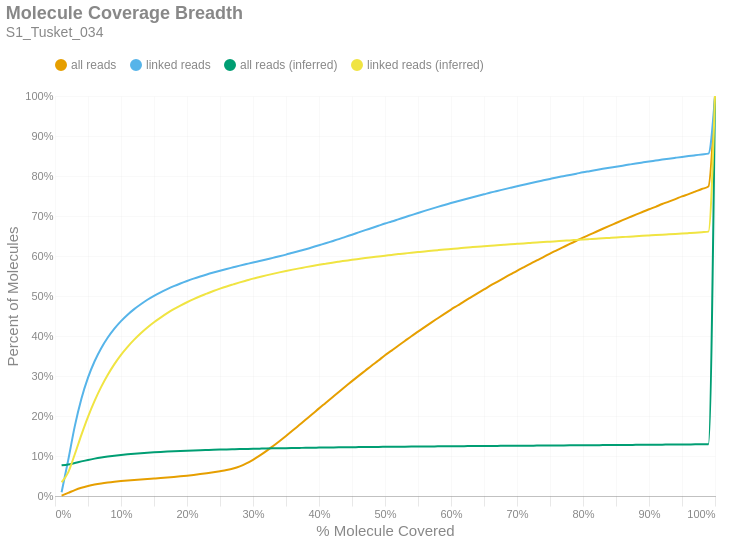

Notebook cell for this chart:
### Markdown cell above
### Molecule Read Coverage
This chart shows molecule coverage breadth as computed by the number of bases aligned to that molecule. In other words, "*how much of each unique long molecule is actually sequenced/aligned?*" Keep in mind there is a distinction between sequences and alignments, since some sequences belonging to a particular molecule may not align well and wouldn't appear in the alignment data. This chart also shows molecule coverage breadth as computed by the *inferred fragment* from which the aligned sequences originate. Unlike read coverage, this calculation takes into account the total insert size, including unsequenced gaps between the forward and reverse reads. Like the previous figures, these are cumulative percents.

### Code cell
if SKIPLR:
    print_html(f"Skipped")
else:
    binned_df = consolidated_hist(valids['coverage_bp'], mask, 0.01, True)
    binned_df_inf = consolidated_hist(valids['coverage_inserts'], mask, 0.01, True)
    binned_df = binned_df.with_columns(pl.lit(binned_df_inf['all reads (cumsum)']).alias('all reads (inferred)'))
    binned_df = binned_df.with_columns(pl.lit(binned_df_inf['linked reads (cumsum)']).alias('linked reads (inferred)'))
    binned_df = binned_df.with_columns(
        (pl.col('bin').cast(pl.Float64) + 0.01).alias('right_edge')
    )

    with SafeRender(binned_df):
        (
            density_plot(binned_df, 'Molecule Coverage Breadth', samplename, 'molcov', ['all reads (inferred)','linked reads (inferred)'])
            .encode(
                #x=alt.X('bin:Q', title="% Molecule Covered").axis(format = '%').scale(padding=0),
                x=alt.X('right_edge:Q', title="% Molecule Covered").axis(format='%').scale(padding=0),
                y=alt.Y('value:Q', title='Percent of Molecules')
                    .axis(format='%')
                    .stack(False)
                    .scale(domainMin=0, padding=0),
                color=alt.Color("key:N").scale(domain = ["all reads", "linked reads", "all reads (inferred)", "linked reads (inferred)"]),
                tooltip = [
                    alt.Tooltip("key:N", title = "Data Type"),
                    alt.Tooltip("range_label:N", title="% Molecule Covered"),
                    alt.Tooltip("value:Q", format = ".2%", title="% Molecules")
                ]
            )
        ).display()

### Figure 1 — Vega-Lite specification as saved in the notebook (floating-point values rounded to 4 significant figures)
{"width": "container", "height": 400, "config": {"title": {"anchor": "start", "dy": -15, "fontSize": 18, "color": "#888888", "subtitleColor": "#888888", "subtitleFontSize": 14}, "arc": {"fill": "#0072B2"}, "axis": {"domainColor": "#888888", "domainWidth": 0.5, "gridWidth": 0.2, "grid": false, "titleFontWeight": 400, "titleFontSize": 15, "labelFontSize": 11, "labelColor": "#888888", "tickColor": "#888888", "tickWidth": 0.2, "titleColor": "#888888"}, "axisBand": {"grid": false}, "axisX": {"grid": true, "tickSize": 10, "domainCap": "round"}, "axisY": {"domain": false, "grid": true, "tickSize": 0, "domainCap": "round"}, "background": "transparent", "header": {"labelFontSize": 15, "labelColor": "#888888", "titleFontSize": 15, "titleFontWeight": 600, "titleColor": "#888888"}, "legend": {"labelFont": "sans-serif", "labelFontSize": 12, "labelColor": "#888888", "symbolSize": 100, "symbolType": "circle", "titleFontSize": 12, "titlePadding": 10, "titleColor": "#888888", "title": null, "orient": "top"}, "range": {"category": ["#E69F00", "#56B4E9", "#009E73", "#F0E442", "#0072B2", "#D55E00", "#CC79A7", "#000000"], "diverging": ["#cfe8f3", "#a2d4ec", "#73bfe2", "#46abdb", "#1696d2", "#12719e"]}, "area": {"fill": "#0072B2", "fillOpacity": 0.7, "line": true, "strokeOpacity": 0.7}, "line": {"color": "#0072B2", "stroke": "#0072B2", "strokeWidth": 2}, "trail": {"color": "#0072B2", "stroke": "#0072B2", "strokeWidth": 0, "size": 1}, "point": {"filled": true, "fillOpacity": 1.0, "size": 95}, "text": {"color": "#888888", "fontSize": 11, "align": "right", "fontWeight": 400, "size": 11}, "bar": {"fill": "#0072B2", "stroke": null}, "view": {"stroke": null, "continuousWidth": 660, "continuousHeight": 400}}, "data": {"name": "data-f8611ea91abe77ecabd7da07868eea2e"}, "mark": {"type": "line", "interpolate": "monotone", "point": {"opacity": 0, "size": 275}}, "encoding": {"color": {"field": "key", "scale": {"domain": ["all reads", "linked reads", "all reads (inferred)", "linked reads (inferred)"]}, "type": "nominal"}, "tooltip": [{"field": "key", "title": "Data Type", "type": "nominal"}, {"field": "range_label", "title": "% Molecule Covered", "type": "nominal"}, {"field": "value", "format": ".2%", "title": "% Molecules", "type": "quantitative"}], "x": {"axis": {"format": "%"}, "field": "right_edge", "scale": {"padding": 0}, "title": "% Molecule Covered", "type": "quantitative"}, "y": {"axis": {"format": "%"}, "field": "value", "scale": {"domainMin": 0, "padding": 0}, "stack": false, "title": "Percent of Molecules", "type": "quantitative"}}, "params": [{"name": "param_c36ac31b6afebe62", "select": {"type": "point", "fields": ["key"]}, "bind": "legend"}], "title": {"text": "Molecule Coverage Breadth", "subtitle": "S1_Tusket_034"}, "transform": [{"fold": ["all reads (cumsum)", "linked reads (cumsum)", "all reads (inferred)", "linked reads (inferred)"]}, {"calculate": "replace(datum.key, ' (cumsum)', '')", "as": "key"}, {"filter": {"param": "param_c36ac31b6afebe62"}}], "usermeta": {"embedOptions": {"downloadFileName": "S1_Tusket_034.molcov"}}, "$schema": "https://vega.github.io/schema/vega-lite/v6.1.0.json", "datasets": {"data-f8611ea91abe77ecabd7da07868eea2e": [{"bin": "0.0", "interval": "0.0-0.01", "all reads": 0.0009849, "linked reads": 0.00934, "all reads (cumsum)": 0.0009849, "linked reads (cumsum)": 0.00934, "range_label": "0.0-0.01", "all reads (inferred)": 0.07659, "linked reads (inferred)": 0.03435, "right_edge": 0.01}, {"bin": "0.01", "interval": "0.01-0.02", "all reads": 0.006773, "linked reads": 0.08029, "all reads (cumsum)": 0.007758, "linked reads (cumsum)": 0.08963, "range_label": "0.01-0.02", "all reads (inferred)": 0.07877, "linked reads (inferred)": 0.05901, "right_edge": 0.02}, {"bin": "0.02", "interval": "0.02-0.03", "all reads": 0.007058, "linked reads": 0.08505, "all reads (cumsum)": 0.01482, "linked reads (cumsum)": 0.1747, "range_label": "0.02-0.03", "all reads (inferred)": 0.08253, "linked reads (inferred)": 0.1044, "right_edge": 0.03}, {"bin": "0.03", "interval": "0.03-0.04", "all reads": 0.005783, "linked reads": 0.06865, "all reads (cumsum)": 0.0206, "linked reads (cumsum)": 0.2433, "range_label": "0.03-0.04", "all reads (inferred)": 0.0865, "linked reads (inferred)": 0.1529, "right_edge": 0.04}, {"bin": "0.04", "interval": "0.04-0.05", "all reads": 0.004435, "linked reads": 0.05275, "all reads (cumsum)": 0.02503, "linked reads (cumsum)": 0.2961, "range_label": "0.04-0.05", "all reads (inferred)": 0.09019, "linked reads (inferred)": 0.198, "right_edge": 0.05}, {"bin": "0.05", "interval": "0.05-0.06", "all reads": 0.00348, "linked reads": 0.04087, "all reads (cumsum)": 0.02851, "linked reads (cumsum)": 0.337, "range_label": "0.05-0.06", "all reads (inferred)": 0.09342, "linked reads (inferred)": 0.2379, "right_edge": 0.06}, {"bin": "0.06", "interval": "0.06-0.07", "all reads": 0.002795, "linked reads": 0.03263, "all reads (cumsum)": 0.03131, "linked reads (cumsum)": 0.3696, "range_label": "0.06-0.07", "all reads (inferred)": 0.09624, "linked reads (inferred)": 0.2728, "right_edge": 0.07}, {"bin": "0.07", "interval": "0.07-0.08", "all reads": 0.002285, "linked reads": 0.02659, "all reads (cumsum)": 0.0336, "linked reads (cumsum)": 0.3962, "range_label": "0.07-0.08", "all reads (inferred)": 0.09869, "linked reads (inferred)": 0.3031, "right_edge": 0.08}, {"bin": "0.08", "interval": "0.08-0.09", "all reads": 0.001956, "linked reads": 0.02224, "all reads (cumsum)": 0.03555, "linked reads (cumsum)": 0.4184, "range_label": "0.08-0.09", "all reads (inferred)": 0.1008, "linked reads (inferred)": 0.3298, "right_edge": 0.09}, {"bin": "0.09", "interval": "0.09-0.1", "all reads": 0.001711, "linked reads": 0.01879, "all reads (cumsum)": 0.03726, "linked reads (cumsum)": 0.4372, "range_label": "0.09-0.1", "all reads (inferred)": 0.1027, "linked reads (inferred)": 0.353, "right_edge": 0.1}, {"bin": "0.1", "interval": "0.1-0.11", "all reads": 0.001511, "linked reads": 0.0161, "all reads (cumsum)": 0.03877, "linked reads (cumsum)": 0.4533, "range_label": "0.1-0.11", "all reads (inferred)": 0.1043, "linked reads (inferred)": 0.373, "right_edge": 0.11}, {"bin": "0.11", "interval": "0.11-0.12", "all reads": 0.001361, "linked reads": 0.0139, "all reads (cumsum)": 0.04013, "linked reads (cumsum)": 0.4672, "range_label": "0.11-0.12", "all reads (inferred)": 0.1058, "linked reads (inferred)": 0.391, "right_edge": 0.12}, {"bin": "0.12", "interval": "0.12-0.13", "all reads": 0.001241, "linked reads": 0.01217, "all reads (cumsum)": 0.04138, "linked reads (cumsum)": 0.4794, "range_label": "0.12-0.13", "all reads (inferred)": 0.1071, "linked reads (inferred)": 0.407, "right_edge": 0.13}, {"bin": "0.13", "interval": "0.13-0.14", "all reads": 0.001186, "linked reads": 0.01117, "all reads (cumsum)": 0.04256, "linked reads (cumsum)": 0.4906, "range_label": "0.13-0.14", "all reads (inferred)": 0.1082, "linked reads (inferred)": 0.4213, "right_edge": 0.14}, {"bin": "0.14", "interval": "0.14-0.15", "all reads": 0.001142, "linked reads": 0.009757, "all reads (cumsum)": 0.0437, "linked reads (cumsum)": 0.5003, "range_label": "0.14-0.15", "all reads (inferred)": 0.1093, "linked reads (inferred)": 0.4344, "right_edge": 0.15}, {"bin": "0.15", "interval": "0.15-0.16", "all reads": 0.001172, "linked reads": 0.008821, "all reads (cumsum)": 0.04488, "linked reads (cumsum)": 0.5091, "range_label": "0.15-0.16", "all reads (inferred)": 0.1102, "linked reads (inferred)": 0.446, "right_edge": 0.16}, {"bin": "0.16", "interval": "0.16-0.17", "all reads": 0.00128, "linked reads": 0.007983, "all reads (cumsum)": 0.04616, "linked reads (cumsum)": 0.5171, "range_label": "0.16-0.17", "all reads (inferred)": 0.1111, "linked reads (inferred)": 0.457, "right_edge": 0.17}, {"bin": "0.17", "interval": "0.17-0.18", "all reads": 0.001446, "linked reads": 0.007478, "all reads (cumsum)": 0.0476, "linked reads (cumsum)": 0.5246, "range_label": "0.17-0.18", "all reads (inferred)": 0.1119, "linked reads (inferred)": 0.4671, "right_edge": 0.18}, {"bin": "0.18", "interval": "0.18-0.19", "all reads": 0.001568, "linked reads": 0.00675, "all reads (cumsum)": 0.04917, "linked reads (cumsum)": 0.5313, "range_label": "0.18-0.19", "all reads (inferred)": 0.1126, "linked reads (inferred)": 0.476, "right_edge": 0.19}, {"bin": "0.19", "interval": "0.19-0.2", "all reads": 0.001724, "linked reads": 0.006192, "all reads (cumsum)": 0.05089, "linked reads (cumsum)": 0.5375, "range_label": "0.19-0.2", "all reads (inferred)": 0.1133, "linked reads (inferred)": 0.4843, "right_edge": 0.2}, {"bin": "0.2", "interval": "0.2-0.21", "all reads": 0.001837, "linked reads": 0.005862, "all reads (cumsum)": 0.05273, "linked reads (cumsum)": 0.5434, "range_label": "0.2-0.21", "all reads (inferred)": 0.1139, "linked reads (inferred)": 0.4921, "right_edge": 0.21}, {"bin": "0.21", "interval": "0.21-0.22", "all reads": 0.00199, "linked reads": 0.0054, "all reads (cumsum)": 0.05472, "linked reads (cumsum)": 0.5488, "range_label": "0.21-0.22", "all reads (inferred)": 0.1145, "linked reads (inferred)": 0.4994, "right_edge": 0.22}, {"bin": "0.22", "interval": "0.22-0.23", "all reads": 0.00217, "linked reads": 0.00512, "all reads (cumsum)": 0.05689, "linked reads (cumsum)": 0.5539, "range_label": "0.22-0.23", "all reads (inferred)": 0.115, "linked reads (inferred)": 0.5059, "right_edge": 0.23}, {"bin": "0.23", "interval": "0.23-0.24", "all reads": 0.002369, "linked reads": 0.004783, "all reads (cumsum)": 0.05926, "linked reads (cumsum)": 0.5587, "range_label": "0.23-0.24", "all reads (inferred)": 0.1156, "linked reads (inferred)": 0.5124, "right_edge": 0.24}, {"bin": "0.24", "interval": "0.24-0.25", "all reads": 0.002628, "linked reads": 0.004596, "all reads (cumsum)": 0.06189, "linked reads (cumsum)": 0.5633, "range_label": "0.24-0.25", "all reads (inferred)": 0.1161, "linked reads (inferred)": 0.5184, "right_edge": 0.25}, {"bin": "0.25", "interval": "0.25-0.26", "all reads": 0.00293, "linked reads": 0.004368, "all reads (cumsum)": 0.06482, "linked reads (cumsum)": 0.5677, "range_label": "0.25-0.26", "all reads (inferred)": 0.1165, "linked reads (inferred)": 0.5239, "right_edge": 0.26}, {"bin": "0.26", "interval": "0.26-0.27", "all reads": 0.003826, "linked reads": 0.0041, "all reads (cumsum)": 0.06864, "linked reads (cumsum)": 0.5718, "range_label": "0.26-0.27", "all reads (inferred)": 0.1169, "linked reads (inferred)": 0.529, "right_edge": 0.27}, {"bin": "0.27", "interval": "0.27-0.28", "all reads": 0.005434, "linked reads": 0.004108, "all reads (cumsum)": 0.07408, "linked reads (cumsum)": 0.5759, "range_label": "0.27-0.28", "all reads (inferred)": 0.1173, "linked reads (inferred)": 0.534, "right_edge": 0.28}, {"bin": "0.28", "interval": "0.28-0.29", "all reads": 0.007448, "linked reads": 0.003938, "all reads (cumsum)": 0.08153, "linked reads (cumsum)": 0.5798, "range_label": "0.28-0.29", "all reads (inferred)": 0.1177, "linked reads (inferred)": 0.5387, "right_edge": 0.29}, {"bin": "0.29", "interval": "0.29-0.3", "all reads": 0.009009, "linked reads": 0.003921, "all reads (cumsum)": 0.09054, "linked reads (cumsum)": 0.5837, "range_label": "0.29-0.3", "all reads (inferred)": 0.1181, "linked reads (inferred)": 0.5434, "right_edge": 0.3}, {"bin": "0.3", "interval": "0.3-0.31", "all reads": 0.01022, "linked reads": 0.003796, "all reads (cumsum)": 0.1008, "linked reads (cumsum)": 0.5875, "range_label": "0.3-0.31", "all reads (inferred)": 0.1184, "linked reads (inferred)": 0.5474, "right_edge": 0.31}, {"bin": "0.31", "interval": "0.31-0.32", "all reads": 0.01134, "linked reads": 0.003883, "all reads (cumsum)": 0.1121, "linked reads (cumsum)": 0.5914, "range_label": "0.31-0.32", "all reads (inferred)": 0.1188, "linked reads (inferred)": 0.5515, "right_edge": 0.32}, {"bin": "0.32", "interval": "0.32-0.33", "all reads": 0.01222, "linked reads": 0.003959, "all reads (cumsum)": 0.1243, "linked reads (cumsum)": 0.5954, "range_label": "0.32-0.33", "all reads (inferred)": 0.1191, "linked reads (inferred)": 0.5554, "right_edge": 0.33}, {"bin": "0.33", "interval": "0.33-0.34", "all reads": 0.01264, "linked reads": 0.00395, "all reads (cumsum)": 0.137, "linked reads (cumsum)": 0.5993, "range_label": "0.33-0.34", "all reads (inferred)": 0.1194, "linked reads (inferred)": 0.5591, "right_edge": 0.34}, {"bin": "0.34", "interval": "0.34-0.35", "all reads": 0.0131, "linked reads": 0.00416, "all reads (cumsum)": 0.1501, "linked reads (cumsum)": 0.6035, "range_label": "0.34-0.35", "all reads (inferred)": 0.1197, "linked reads (inferred)": 0.5626, "right_edge": 0.35}, {"bin": "0.35", "interval": "0.35-0.36", "all reads": 0.01353, "linked reads": 0.004534, "all reads (cumsum)": 0.1636, "linked reads (cumsum)": 0.608, "range_label": "0.35-0.36", "all reads (inferred)": 0.1199, "linked reads (inferred)": 0.5659, "right_edge": 0.36}, {"bin": "0.36", "interval": "0.36-0.37", "all reads": 0.01377, "linked reads": 0.004378, "all reads (cumsum)": 0.1774, "linked reads (cumsum)": 0.6124, "range_label": "0.36-0.37", "all reads (inferred)": 0.1202, "linked reads (inferred)": 0.569, "right_edge": 0.37}, {"bin": "0.37", "interval": "0.37-0.38", "all reads": 0.01377, "linked reads": 0.00444, "all reads (cumsum)": 0.1911, "linked reads (cumsum)": 0.6168, "range_label": "0.37-0.38", "all reads (inferred)": 0.1205, "linked reads (inferred)": 0.5722, "right_edge": 0.38}, {"bin": "0.38", "interval": "0.38-0.39", "all reads": 0.01381, "linked reads": 0.005048, "all reads (cumsum)": 0.205, "linked reads (cumsum)": 0.6219, "range_label": "0.38-0.39", "all reads (inferred)": 0.1207, "linked reads (inferred)": 0.5752, "right_edge": 0.39}, {"bin": "0.39", "interval": "0.39-0.4", "all reads": 0.01415, "linked reads": 0.005048, "all reads (cumsum)": 0.2191, "linked reads (cumsum)": 0.6269, "range_label": "0.39-0.4", "all reads (inferred)": 0.1209, "linked reads (inferred)": 0.5779, "right_edge": 0.4}, {"bin": "0.4", "interval": "0.4-0.41", "all reads": 0.01362, "linked reads": 0.004897, "all reads (cumsum)": 0.2327, "linked reads (cumsum)": 0.6318, "range_label": "0.4-0.41", "all reads (inferred)": 0.1212, "linked reads (inferred)": 0.5807, "right_edge": 0.41}, {"bin": "0.41", "interval": "0.41-0.42", "all reads": 0.01373, "linked reads": 0.005218, "all reads (cumsum)": 0.2464, "linked reads (cumsum)": 0.637, "range_label": "0.41-0.42", "all reads (inferred)": 0.1214, "linked reads (inferred)": 0.5834, "right_edge": 0.42}, {"bin": "0.42", "interval": "0.42-0.43", "all reads": 0.01375, "linked reads": 0.005233, "all reads (cumsum)": 0.2602, "linked reads (cumsum)": 0.6423, "range_label": "0.42-0.43", "all reads (inferred)": 0.1216, "linked reads (inferred)": 0.5858, "right_edge": 0.43}, {"bin": "0.43", "interval": "0.43-0.44", "all reads": 0.01347, "linked reads": 0.005616, "all reads (cumsum)": 0.2737, "linked reads (cumsum)": 0.6479, "range_label": "0.43-0.44", "all reads (inferred)": 0.1218, "linked reads (inferred)": 0.5881, "right_edge": 0.44}, {"bin": "0.44", "interval": "0.44-0.45", "all reads": 0.0135, "linked reads": 0.005379, "all reads (cumsum)": 0.2872, "linked reads (cumsum)": 0.6533, "range_label": "0.44-0.45", "all reads (inferred)": 0.122, "linked reads (inferred)": 0.5905, "right_edge": 0.45}, {"bin": "0.45", "interval": "0.45-0.46", "all reads": 0.01318, "linked reads": 0.005663, "all reads (cumsum)": 0.3004, "linked reads (cumsum)": 0.6589, "range_label": "0.45-0.46", "all reads (inferred)": 0.1222, "linked reads (inferred)": 0.5927, "right_edge": 0.46}, {"bin": "0.46", "interval": "0.46-0.47", "all reads": 0.01297, "linked reads": 0.005623, "all reads (cumsum)": 0.3133, "linked reads (cumsum)": 0.6646, "range_label": "0.46-0.47", "all reads (inferred)": 0.1224, "linked reads (inferred)": 0.5948, "right_edge": 0.47}, {"bin": "0.47", "interval": "0.47-0.48", "all reads": 0.013, "linked reads": 0.005465, "all reads (cumsum)": 0.3263, "linked reads (cumsum)": 0.67, "range_label": "0.47-0.48", "all reads (inferred)": 0.1225, "linked reads (inferred)": 0.5969, "right_edge": 0.48}, {"bin": "0.48", "interval": "0.48-0.49", "all reads": 0.01226, "linked reads": 0.005529, "all reads (cumsum)": 0.3386, "linked reads (cumsum)": 0.6756, "range_label": "0.48-0.49", "all reads (inferred)": 0.1227, "linked reads (inferred)": 0.5988, "right_edge": 0.49}, {"bin": "0.49", "interval": "0.49-0.5", "all reads": 0.01344, "linked reads": 0.005699, "all reads (cumsum)": 0.352, "linked reads (cumsum)": 0.6813, "range_label": "0.49-0.5", "all reads (inferred)": 0.1229, "linked reads (inferred)": 0.6008, "right_edge": 0.5}, {"bin": "0.5", "interval": "0.5-0.51", "all reads": 0.01131, "linked reads": 0.005024, "all reads (cumsum)": 0.3633, "linked reads (cumsum)": 0.6863, "range_label": "0.5-0.51", "all reads (inferred)": 0.1231, "linked reads (inferred)": 0.6027, "right_edge": 0.51}, {"bin": "0.51", "interval": "0.51-0.52", "all reads": 0.01243, "linked reads": 0.005369, "all reads (cumsum)": 0.3758, "linked reads (cumsum)": 0.6916, "range_label": "0.51-0.52", "all reads (inferred)": 0.1232, "linked reads (inferred)": 0.6047, "right_edge": 0.52}, {"bin": "0.52", "interval": "0.52-0.53", "all reads": 0.01176, "linked reads": 0.005415, "all reads (cumsum)": 0.3875, "linked reads (cumsum)": 0.6971, "range_label": "0.52-0.53", "all reads (inferred)": 0.1234, "linked reads (inferred)": 0.6064, "right_edge": 0.53}, {"bin": "0.53", "interval": "0.53-0.54", "all reads": 0.01186, "linked reads": 0.005237, "all reads (cumsum)": 0.3994, "linked reads (cumsum)": 0.7023, "range_label": "0.53-0.54", "all reads (inferred)": 0.1235, "linked reads (inferred)": 0.6082, "right_edge": 0.54}, {"bin": "0.54", "interval": "0.54-0.55", "all reads": 0.01138, "linked reads": 0.00524, "all reads (cumsum)": 0.4108, "linked reads (cumsum)": 0.7075, "range_label": "0.54-0.55", "all reads (inferred)": 0.1237, "linked reads (inferred)": 0.6098, "right_edge": 0.55}, {"bin": "0.55", "interval": "0.55-0.56", "all reads": 0.01158, "linked reads": 0.005213, "all reads (cumsum)": 0.4223, "linked reads (cumsum)": 0.7128, "range_label": "0.55-0.56", "all reads (inferred)": 0.1238, "linked reads (inferred)": 0.6115, "right_edge": 0.56}, {"bin": "0.56", "interval": "0.56-0.57", "all reads": 0.01122, "linked reads": 0.005084, "all reads (cumsum)": 0.4336, "linked reads (cumsum)": 0.7178, "range_label": "0.56-0.57", "all reads (inferred)": 0.124, "linked reads (inferred)": 0.613, "right_edge": 0.57}, {"bin": "0.57", "interval": "0.57-0.58", "all reads": 0.01091, "linked reads": 0.004962, "all reads (cumsum)": 0.4445, "linked reads (cumsum)": 0.7228, "range_label": "0.57-0.58", "all reads (inferred)": 0.1241, "linked reads (inferred)": 0.6146, "right_edge": 0.58}, {"bin": "0.58", "interval": "0.58-0.59", "all reads": 0.01085, "linked reads": 0.004732, "all reads (cumsum)": 0.4553, "linked reads (cumsum)": 0.7275, "range_label": "0.58-0.59", "all reads (inferred)": 0.1243, "linked reads (inferred)": 0.6162, "right_edge": 0.59}, {"bin": "0.59", "interval": "0.59-0.6", "all reads": 0.01079, "linked reads": 0.004816, "all reads (cumsum)": 0.4661, "linked reads (cumsum)": 0.7323, "range_label": "0.59-0.6", "all reads (inferred)": 0.1244, "linked reads (inferred)": 0.6176, "right_edge": 0.6}, {"bin": "0.6", "interval": "0.6-0.61", "all reads": 0.01016, "linked reads": 0.004519, "all reads (cumsum)": 0.4763, "linked reads (cumsum)": 0.7369, "range_label": "0.6-0.61", "all reads (inferred)": 0.1245, "linked reads (inferred)": 0.619, "right_edge": 0.61}, {"bin": "0.61", "interval": "0.61-0.62", "all reads": 0.0104, "linked reads": 0.004474, "all reads (cumsum)": 0.4867, "linked reads (cumsum)": 0.7413, "range_label": "0.61-0.62", "all reads (inferred)": 0.1247, "linked reads (inferred)": 0.6204, "right_edge": 0.62}, {"bin": "0.62", "interval": "0.62-0.63", "all reads": 0.01003, "linked reads": 0.004383, "all reads (cumsum)": 0.4967, "linked reads (cumsum)": 0.7457, "range_label": "0.62-0.63", "all reads (inferred)": 0.1248, "linked reads (inferred)": 0.6218, "right_edge": 0.63}, {"bin": "0.63", "interval": "0.63-0.64", "all reads": 0.009971, "linked reads": 0.004227, "all reads (cumsum)": 0.5067, "linked reads (cumsum)": 0.75, "range_label": "0.63-0.64", "all reads (inferred)": 0.1249, "linked reads (inferred)": 0.6232, "right_edge": 0.64}, {"bin": "0.64", "interval": "0.64-0.65", "all reads": 0.009702, "linked reads": 0.004292, "all reads (cumsum)": 0.5164, "linked reads (cumsum)": 0.7542, "range_label": "0.64-0.65", "all reads (inferred)": 0.125, "linked reads (inferred)": 0.6244, "right_edge": 0.65}, {"bin": "0.65", "interval": "0.65-0.66", "all reads": 0.009951, "linked reads": 0.004378, "all reads (cumsum)": 0.5263, "linked reads (cumsum)": 0.7586, "range_label": "0.65-0.66", "all reads (inferred)": 0.1252, "linked reads (inferred)": 0.6256, "right_edge": 0.66}, {"bin": "0.66", "interval": "0.66-0.67", "all reads": 0.009247, "linked reads": 0.003914, "all reads (cumsum)": 0.5356, "linked reads (cumsum)": 0.7625, "range_label": "0.66-0.67", "all reads (inferred)": 0.1253, "linked reads (inferred)": 0.6268, "right_edge": 0.67}, {"bin": "0.67", "interval": "0.67-0.68", "all reads": 0.009329, "linked reads": 0.004057, "all reads (cumsum)": 0.5449, "linked reads (cumsum)": 0.7666, "range_label": "0.67-0.68", "all reads (inferred)": 0.1254, "linked reads (inferred)": 0.628, "right_edge": 0.68}, {"bin": "0.68", "interval": "0.68-0.69", "all reads": 0.009006, "linked reads": 0.003945, "all reads (cumsum)": 0.5539, "linked reads (cumsum)": 0.7705, "range_label": "0.68-0.69", "all reads (inferred)": 0.1255, "linked reads (inferred)": 0.6292, "right_edge": 0.69}, {"bin": "0.69", "interval": "0.69-0.7", "all reads": 0.009139, "linked reads": 0.003897, "all reads (cumsum)": 0.563, "linked reads (cumsum)": 0.7744, "range_label": "0.69-0.7", "all reads (inferred)": 0.1256, "linked reads (inferred)": 0.6304, "right_edge": 0.7}, {"bin": "0.7", "interval": "0.7-0.71", "all reads": 0.008736, "linked reads": 0.003784, "all reads (cumsum)": 0.5718, "linked reads (cumsum)": 0.7782, "range_label": "0.7-0.71", "all reads (inferred)": 0.1258, "linked reads (inferred)": 0.6315, "right_edge": 0.71}, {"bin": "0.71", "interval": "0.71-0.72", "all reads": 0.008654, "linked reads": 0.003789, "all reads (cumsum)": 0.5804, "linked reads (cumsum)": 0.782, "range_label": "0.71-0.72", "all reads (inferred)": 0.1259, "linked reads (inferred)": 0.6326, "right_edge": 0.72}, {"bin": "0.72", "interval": "0.72-0.73", "all reads": 0.008649, "linked reads": 0.003686, "all reads (cumsum)": 0.5891, "linked reads (cumsum)": 0.7857, "range_label": "0.72-0.73", "all reads (inferred)": 0.126, "linked reads (inferred)": 0.6337, "right_edge": 0.73}, {"bin": "0.73", "interval": "0.73-0.74", "all reads": 0.008289, "linked reads": 0.003538, "all reads (cumsum)": 0.5974, "linked reads (cumsum)": 0.7892, "range_label": "0.73-0.74", "all reads (inferred)": 0.1261, "linked reads (inferred)": 0.6347, "right_edge": 0.74}, {"bin": "0.74", "interval": "0.74-0.75", "all reads": 0.008778, "linked reads": 0.003514, "all reads (cumsum)": 0.6061, "linked reads (cumsum)": 0.7927, "range_label": "0.74-0.75", "all reads (inferred)": 0.1262, "linked reads (inferred)": 0.6359, "right_edge": 0.75}, {"bin": "0.75", "interval": "0.75-0.76", "all reads": 0.007952, "linked reads": 0.003464, "all reads (cumsum)": 0.6141, "linked reads (cumsum)": 0.7962, "range_label": "0.75-0.76", "all reads (inferred)": 0.1263, "linked reads (inferred)": 0.637, "right_edge": 0.76}, {"bin": "0.76", "interval": "0.76-0.77", "all reads": 0.007999, "linked reads": 0.003229, "all reads (cumsum)": 0.6221, "linked reads (cumsum)": 0.7994, "range_label": "0.76-0.77", "all reads (inferred)": 0.1265, "linked reads (inferred)": 0.6381, "right_edge": 0.77}, {"bin": "0.77", "interval": "0.77-0.78", "all reads": 0.007973, "linked reads": 0.003203, "all reads (cumsum)": 0.6301, "linked reads (cumsum)": 0.8026, "range_label": "0.77-0.78", "all reads (inferred)": 0.1266, "linked reads (inferred)": 0.639, "right_edge": 0.78}, {"bin": "0.78", "interval": "0.78-0.79", "all reads": 0.007782, "linked reads": 0.00322, "all reads (cumsum)": 0.6378, "linked reads (cumsum)": 0.8059, "range_label": "0.78-0.79", "all reads (inferred)": 0.1267, "linked reads (inferred)": 0.6401, "right_edge": 0.79}, {"bin": "0.79", "interval": "0.79-0.8", "all reads": 0.008074, "linked reads": 0.003287, "all reads (cumsum)": 0.6459, "linked reads (cumsum)": 0.8091, "range_label": "0.79-0.8", "all reads (inferred)": 0.1268, "linked reads (inferred)": 0.6412, "right_edge": 0.8}, {"bin": "0.8", "interval": "0.8-0.81", "all reads": 0.007312, "linked reads": 0.002951, "all reads (cumsum)": 0.6532, "linked reads (cumsum)": 0.8121, "range_label": "0.8-0.81", "all reads (inferred)": 0.127, "linked reads (inferred)": 0.6422, "right_edge": 0.81}, {"bin": "0.81", "interval": "0.81-0.82", "all reads": 0.007459, "linked reads": 0.00298, "all reads (cumsum)": 0.6607, "linked reads (cumsum)": 0.8151, "range_label": "0.81-0.82", "all reads (inferred)": 0.1271, "linked reads (inferred)": 0.6432, "right_edge": 0.82}, {"bin": "0.82", "interval": "0.82-0.83", "all reads": 0.007374, "linked reads": 0.002769, "all reads (cumsum)": 0.6681, "linked reads (cumsum)": 0.8178, "range_label": "0.82-0.83", "all reads (inferred)": 0.1272, "linked reads (inferred)": 0.6442, "right_edge": 0.83}, {"bin": "0.83", "interval": "0.83-0.84", "all reads": 0.007275, "linked reads": 0.002702, "all reads (cumsum)": 0.6753, "linked reads (cumsum)": 0.8206, "range_label": "0.83-0.84", "all reads (inferred)": 0.1273, "linked reads (inferred)": 0.6453, "right_edge": 0.84}, {"bin": "0.84", "interval": "0.84-0.85", "all reads": 0.007085, "linked reads": 0.002616, "all reads (cumsum)": 0.6824, "linked reads (cumsum)": 0.8232, "range_label": "0.84-0.85", "all reads (inferred)": 0.1275, "linked reads (inferred)": 0.6463, "right_edge": 0.85}, {"bin": "0.85", "interval": "0.85-0.86", "all reads": 0.007108, "linked reads": 0.002676, "all reads (cumsum)": 0.6895, "linked reads (cumsum)": 0.8258, "range_label": "0.85-0.86", "all reads (inferred)": 0.1276, "linked reads (inferred)": 0.6473, "right_edge": 0.86}, {"bin": "0.86", "interval": "0.86-0.87", "all reads": 0.00689, "linked reads": 0.002743, "all reads (cumsum)": 0.6964, "linked reads (cumsum)": 0.8286, "range_label": "0.86-0.87", "all reads (inferred)": 0.1277, "linked reads (inferred)": 0.6484, "right_edge": 0.87}, {"bin": "0.87", "interval": "0.87-0.88", "all reads": 0.006896, "linked reads": 0.002698, "all reads (cumsum)": 0.7033, "linked reads (cumsum)": 0.8313, "range_label": "0.87-0.88", "all reads (inferred)": 0.1278, "linked reads (inferred)": 0.6493, "right_edge": 0.88}, {"bin": "0.88", "interval": "0.88-0.89", "all reads": 0.00669, "linked reads": 0.002542, "all reads (cumsum)": 0.71, "linked reads (cumsum)": 0.8338, "range_label": "0.88-0.89", "all reads (inferred)": 0.128, "linked reads (inferred)": 0.6503, "right_edge": 0.89}, {"bin": "0.89", "interval": "0.89-0.9", "all reads": 0.006757, "linked reads": 0.002494, "all reads (cumsum)": 0.7168, "linked reads (cumsum)": 0.8363, "range_label": "0.89-0.9", "all reads (inferred)": 0.1281, "linked reads (inferred)": 0.6514, "right_edge": 0.9}, {"bin": "0.9", "interval": "0.9-0.91", "all reads": 0.006214, "linked reads": 0.002367, "all reads (cumsum)": 0.723, "linked reads (cumsum)": 0.8387, "range_label": "0.9-0.91", "all reads (inferred)": 0.1282, "linked reads (inferred)": 0.6524, "right_edge": 0.91}, {"bin": "0.91", "interval": "0.91-0.92", "all reads": 0.006966, "linked reads": 0.002396, "all reads (cumsum)": 0.7299, "linked reads (cumsum)": 0.8411, "range_label": "0.91-0.92", "all reads (inferred)": 0.1284, "linked reads (inferred)": 0.6534, "right_edge": 0.92}, {"bin": "0.92", "interval": "0.92-0.93", "all reads": 0.005942, "linked reads": 0.002269, "all reads (cumsum)": 0.7359, "linked reads (cumsum)": 0.8434, "range_label": "0.92-0.93", "all reads (inferred)": 0.1285, "linked reads (inferred)": 0.6543, "right_edge": 0.93}, {"bin": "0.93", "interval": "0.93-0.94", "all reads": 0.006366, "linked reads": 0.0022, "all reads (cumsum)": 0.7423, "linked reads (cumsum)": 0.8456, "range_label": "0.93-0.94", "all reads (inferred)": 0.1286, "linked reads (inferred)": 0.6553, "right_edge": 0.94}, {"bin": "0.94", "interval": "0.94-0.95", "all reads": 0.006793, "linked reads": 0.002176, "all reads (cumsum)": 0.749, "linked reads (cumsum)": 0.8477, "range_label": "0.94-0.95", "all reads (inferred)": 0.1288, "linked reads (inferred)": 0.6562, "right_edge": 0.95}, {"bin": "0.95", "interval": "0.95-0.96", "all reads": 0.005523, "linked reads": 0.002111, "all reads (cumsum)": 0.7546, "linked reads (cumsum)": 0.8498, "range_label": "0.95-0.96", "all reads (inferred)": 0.129, "linked reads (inferred)": 0.6572, "right_edge": 0.96}, {"bin": "0.96", "interval": "0.96-0.97", "all reads": 0.006423, "linked reads": 0.002037, "all reads (cumsum)": 0.761, "linked reads (cumsum)": 0.8519, "range_label": "0.96-0.97", "all reads (inferred)": 0.1291, "linked reads (inferred)": 0.6582, "right_edge": 0.97}, {"bin": "0.97", "interval": "0.97-0.98", "all reads": 0.006473, "linked reads": 0.002015, "all reads (cumsum)": 0.7675, "linked reads (cumsum)": 0.8539, "range_label": "0.97-0.98", "all reads (inferred)": 0.1293, "linked reads (inferred)": 0.6595, "right_edge": 0.98}, {"bin": "0.98", "interval": "0.98-0.99", "all reads": 0.006111, "linked reads": 0.002054, "all reads (cumsum)": 0.7736, "linked reads (cumsum)": 0.8559, "range_label": "0.98-0.99", "all reads (inferred)": 0.1296, "linked reads (inferred)": 0.6609, "right_edge": 0.99}, {"bin": "0.99", "interval": "0.99-1.0", "all reads": 0.2264, "linked reads": 0.1441, "all reads (cumsum)": 1.0, "linked reads (cumsum)": 1.0, "range_label": "0.99-1.0", "all reads (inferred)": 1.0, "linked reads (inferred)": 1.0, "right_edge": 1.0}]}}
